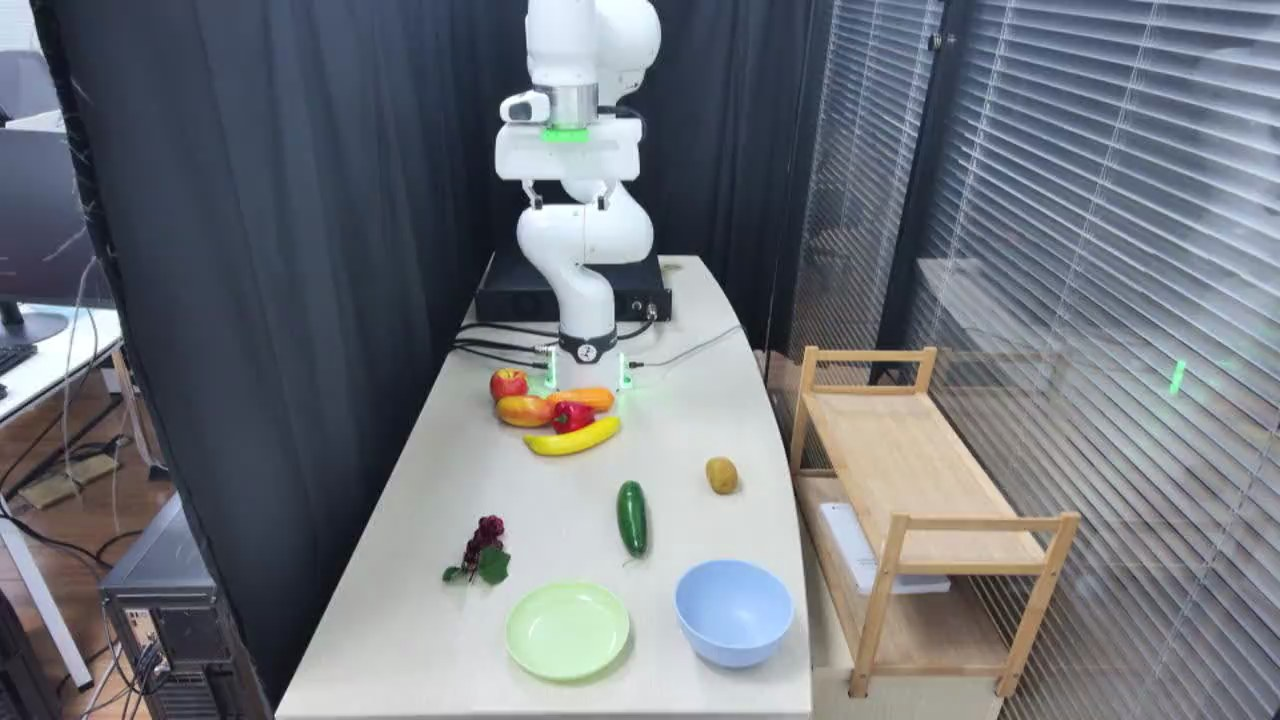
#> input picture site/TAVP/001_franka_collect_fruits_standard_success/frame.jpg, 1280 x 720 px, given in place of first_frame.png, which was not available
$ python input_quality.py ../../../site/TAVP/001_franka_collect_fruits_standard_success/frame.jpg ../../../site/TAVP/002_franka_fold_towel_standard_success/frame.jpg
#> lines starting #> are read from the running program, lines starting #| are printed output that depends on the picture; pictures that were not available may be replaced by others from this repository, and a replacement may not be noted
"""Pixel-quality metrics for every world-model input first frame in a Robotvideo-style tree.

Usage: input_quality.py <robotvideo_root> <out_csv>

One input per video folder (same rule as build_manifest.py): TAVP uses generation input/first_substep/
when present, Humanoid_Everyday uses third_person/generation input/, NVIDIA_GR1_100 uses generation input/.
`generated` marks the first 15 per dataset in natural sort order (the 45 already generated).

Metrics (luminance, 0-255):
  lap_var_native   variance of the Laplacian at native size (sharpness; resolution-dependent)
  lap_var_model    same after the cover-resize + center crop the generators received (what the model saw)
  bandwidth99      radius (fraction of Nyquist) holding 99% of non-DC spectral energy; low = soft/upsampled
  noise_sigma      Immerkaer fast noise estimate
  blockiness       mean |step| on 8-px grid lines / elsewhere; ~1.0 none, >1.15 visible blocking
  mean_luma, clip_hi_pct (>=250), clip_lo_pct (<=5), rms_contrast, colorfulness (Hasler-Suesstrunk)
  border_pct       share of rows+cols at the edges that are flat black (letterbox/pillarbox)
"""
import csv
import os
import re
import sys

import numpy as np
from PIL import Image
from scipy import ndimage

BUCKETS = [(16 / 9, (1280, 704)), (4 / 3, (960, 704)), (1.0, (832, 832)),
           (3 / 4, (704, 960)), (9 / 16, (704, 1280))]


def nat(s):
    return [int(t) if t.isdigit() else t for t in re.split(r"(\d+)", s)]


def inputs(root):
    out = []
    t = os.path.join(root, "TAVP")
    for n in sorted([x for x in os.listdir(t) if re.match(r"^\d{3}_", x)], key=nat):
        g = os.path.join(t, n, "generation input")
        b = os.path.join(g, "first_substep") if os.path.isdir(os.path.join(g, "first_substep")) else g
        out.append(("TAVP", n, os.path.join(b, "first_frame.png"), os.path.join(b, "prompt.txt")))
    t = os.path.join(root, "Humanoid_Everyday")
    for n in sorted([x for x in os.listdir(t) if "__" in x], key=nat):
        g = os.path.join(t, n, "third_person", "generation input")
        out.append(("Humanoid_Everyday", n, os.path.join(g, "first_frame.png"),
                    os.path.join(g, "actiongeneration_prompt.txt")))
    t = os.path.join(root, "NVIDIA_GR1_100")
    for n in sorted([x for x in os.listdir(t) if x.isdigit()], key=nat):
        g = os.path.join(t, n, "generation input")
        out.append(("NVIDIA_GR1_100", n, os.path.join(g, "first_frame.png"),
                    os.path.join(g, "actiongeneration_prompt.txt")))
    return out


def luma(rgb):
    return rgb[..., 0] * 0.299 + rgb[..., 1] * 0.587 + rgb[..., 2] * 0.114


def bucket(w, h):
    return min(BUCKETS, key=lambda b: abs(b[0] - w / h))[1]


def model_view(im, tw, th):
    s = max(tw / im.width, th / im.height)
    im = im.resize((round(im.width * s), round(im.height * s)), Image.LANCZOS)
    left, top = (im.width - tw) // 2, (im.height - th) // 2
    return im.crop((left, top, left + tw, top + th))


def bandwidth99(y):
    f = np.abs(np.fft.fftshift(np.fft.fft2(y - y.mean()))) ** 2
    h, w = y.shape
    yy, xx = np.mgrid[-(h // 2):h - h // 2, -(w // 2):w - w // 2]
    r = np.sqrt((yy / (h / 2)) ** 2 + (xx / (w / 2)) ** 2)
    r, f = r.ravel(), f.ravel()
    keep = r > 0
    order = np.argsort(r[keep])
    c = np.cumsum(f[keep][order])
    return float(r[keep][order][np.searchsorted(c, 0.99 * c[-1])])


def noise_sigma(y):
    k = np.array([[1, -2, 1], [-2, 4, -2], [1, -2, 1]], float)
    h, w = y.shape
    return float(np.sqrt(np.pi / 2) * np.abs(ndimage.convolve(y, k))[1:-1, 1:-1].sum() / (6 * (w - 2) * (h - 2)))


def blockiness(y):
    dx = np.abs(np.diff(y, axis=1)).mean(axis=0)
    dy = np.abs(np.diff(y, axis=0)).mean(axis=1)
    def ratio(d):
        idx = np.arange(d.size)
        on = d[(idx % 8) == 7]
        off = d[(idx % 8) != 7]
        return on.mean() / max(off.mean(), 1e-6)
    return float((ratio(dx) + ratio(dy)) / 2)


def border_pct(y):
    def run(lines):
        n = 0
        for line in lines:
            if line.mean() < 8 and line.std() < 3:
                n += 1
            else:
                break
        return n
    h, w = y.shape
    rows = run(y) + run(y[::-1])
    cols = run(y.T) + run(y.T[::-1])
    return 100.0 * (rows + cols) / (h + w)


def colorfulness(rgb):
    rg = rgb[..., 0] - rgb[..., 1]
    yb = 0.5 * (rgb[..., 0] + rgb[..., 1]) - rgb[..., 2]
    return float(np.hypot(rg.std(), yb.std()) + 0.3 * np.hypot(rg.mean(), yb.mean()))


def main(root, out_csv):
    rows = []
    seen = {}
    for ds, name, frame, prompt in inputs(root):
        seen[ds] = seen.get(ds, 0) + 1
        im = Image.open(frame).convert("RGB")
#> im is the input picture: PIL image 1280x720 RGB; mean R, G, B 114, 118, 124.7
        rgb = np.asarray(im, float)
        y = luma(rgb)
        tw, th = bucket(im.width, im.height)
#> tw = 1280; th = 704
        up = max(tw / im.width, th / im.height)
#> up = 1
        ym = luma(np.asarray(model_view(im, tw, th), float))
#> in model_view, `return im.crop((left, top, left + tw, top + th))`:
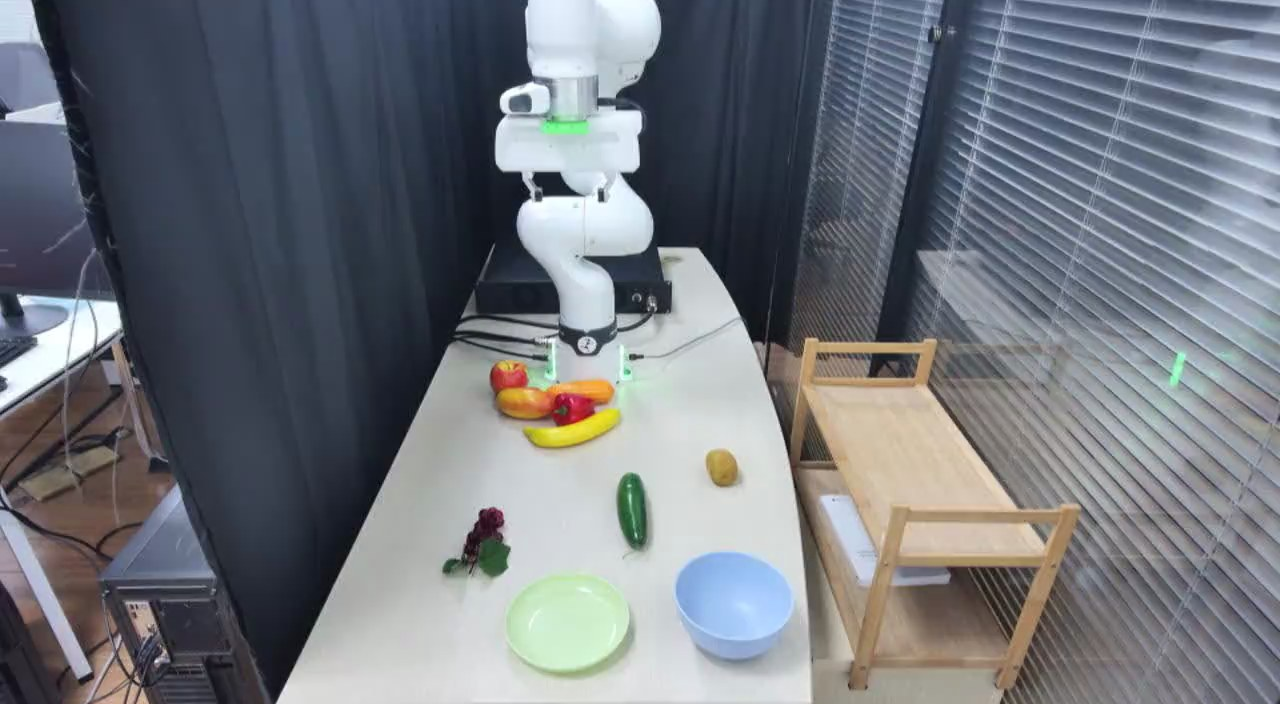
#> returned value: PIL image 1280x704 RGB; mean R, G, B 114, 118, 124.7
#> in luma (call 2), `return rgb[..., 0] * 0.299 + rgb[..., 1] * 0.587 + rgb[..., 2] * 0.114`:
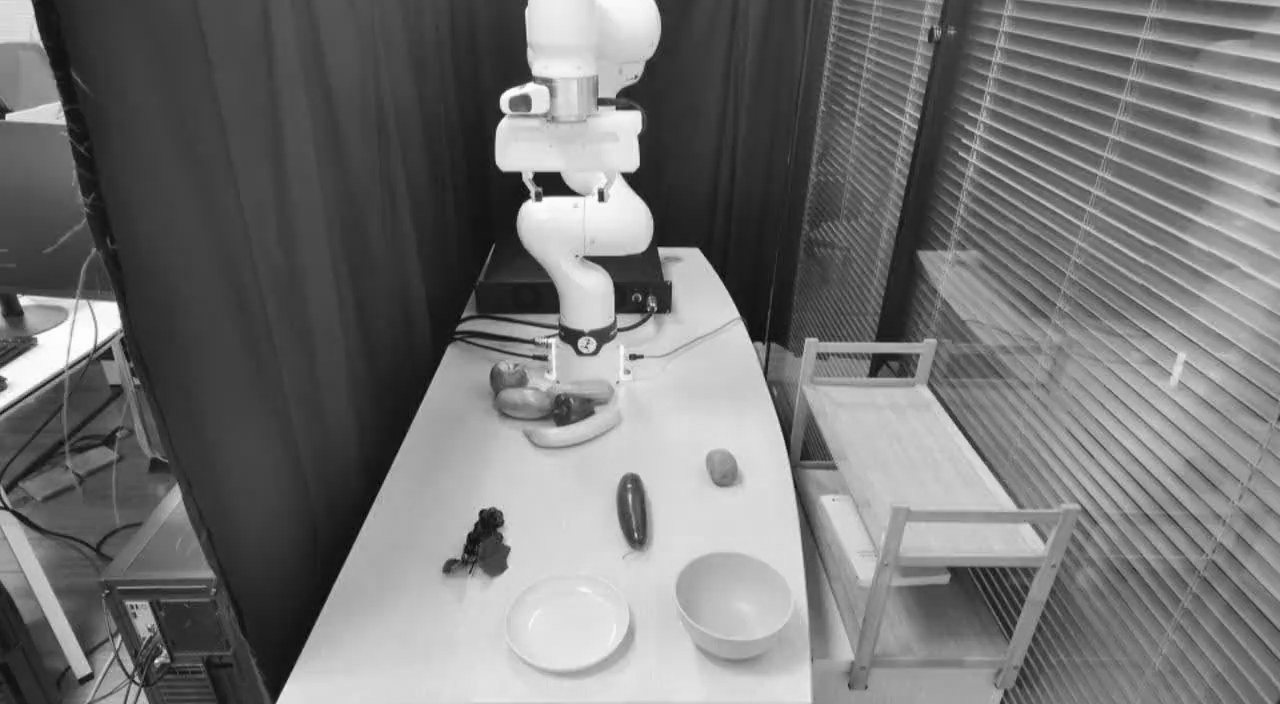
#> returned value: shape (704, 1280) float64; min 0.798, max 254.1, mean 117.5
        rows.append(dict(
            dataset=ds, name=name, index=seen[ds], generated=seen[ds] <= 15,
            width=im.width, height=im.height, megapixels=round(im.width * im.height / 1e6, 3),
            bucket=f"{tw}x{th}", upscale=round(up, 3),
            lap_var_native=round(float(ndimage.laplace(y).var()), 1),
            lap_var_model=round(float(ndimage.laplace(ym).var()), 1),
            bandwidth99=round(bandwidth99(y), 3), noise_sigma=round(noise_sigma(y), 2),
            blockiness=round(blockiness(y), 3), mean_luma=round(float(y.mean()), 1),
            clip_hi_pct=round(100 * float((y >= 250).mean()), 2), clip_lo_pct=round(100 * float((y <= 5).mean()), 2),
            rms_contrast=round(float(y.std() / 255), 3), colorfulness=round(colorfulness(rgb), 1),
            border_pct=round(border_pct(y), 2), prompt_chars=len(open(prompt).read().strip()),
            frame=os.path.relpath(frame, root)))
#> in noise_sigma, `k = np.array([[1, -2, 1], [-2, 4, -2], [1, -2, 1]], float)`: k = [[1, -2, 1], [-2, 4, -2], [1, -2, 1]]
#> in blockiness, `dx = np.abs(np.diff(y, axis=1)).mean(axis=0)`: dx = 1279 values, max 8.45 at index 527, min 0.39 at index 246, mean 3.23
#> in blockiness, `dy = np.abs(np.diff(y, axis=0)).mean(axis=1)`: dy = 719 values, max 9.99 at index 349, min 1.65 at index 702, mean 3.44
#> in ratio, `on = d[(idx % 8) == 7]`: on = 159 values, max 8.45 at index 65, min 0.808 at index 30, mean 4.09
#> in ratio, `off = d[(idx % 8) != 7]`: off = 1120 values, max 7.37 at index 460, min 0.39 at index 216, mean 3.11
#> in colorfulness, `rg = rgb[..., 0] - rgb[..., 1]`:
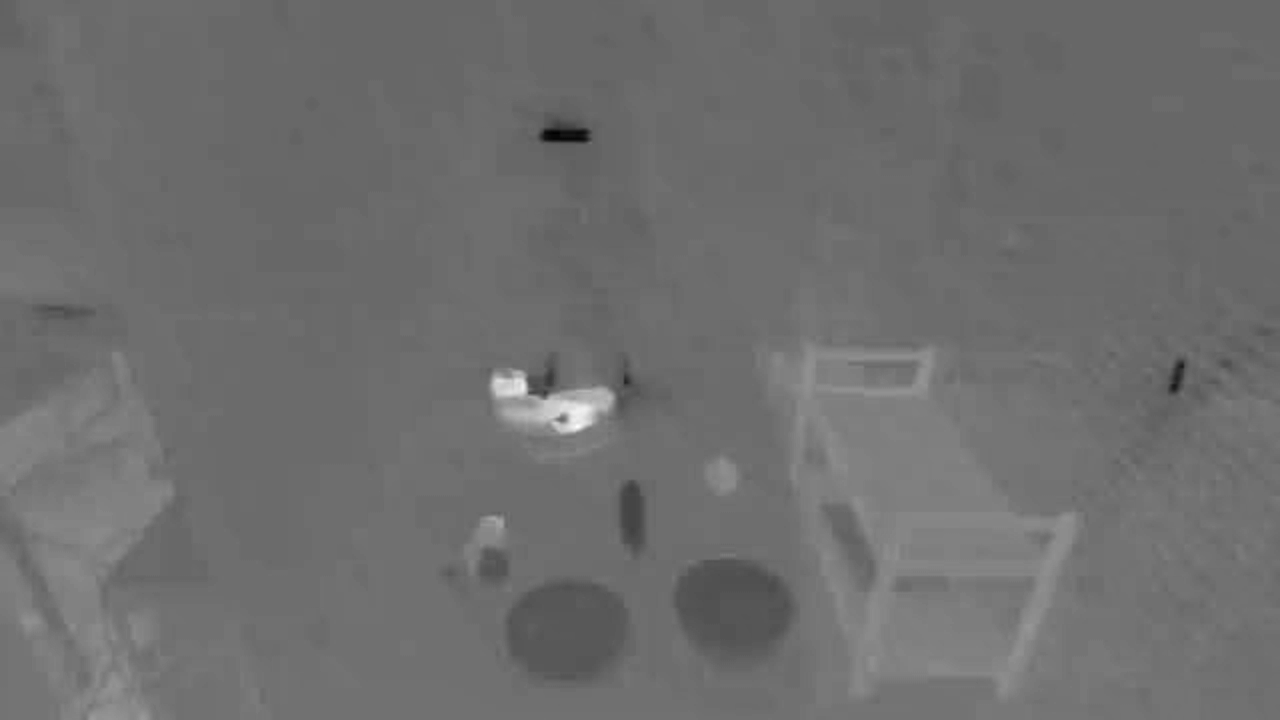
#> rg: shape (720, 1280) float64; min -140, max 174, mean -4; drawn with min black and max white
#> in colorfulness, `yb = 0.5 * (rgb[..., 0] + rgb[..., 1]) - rgb[..., 2]`:
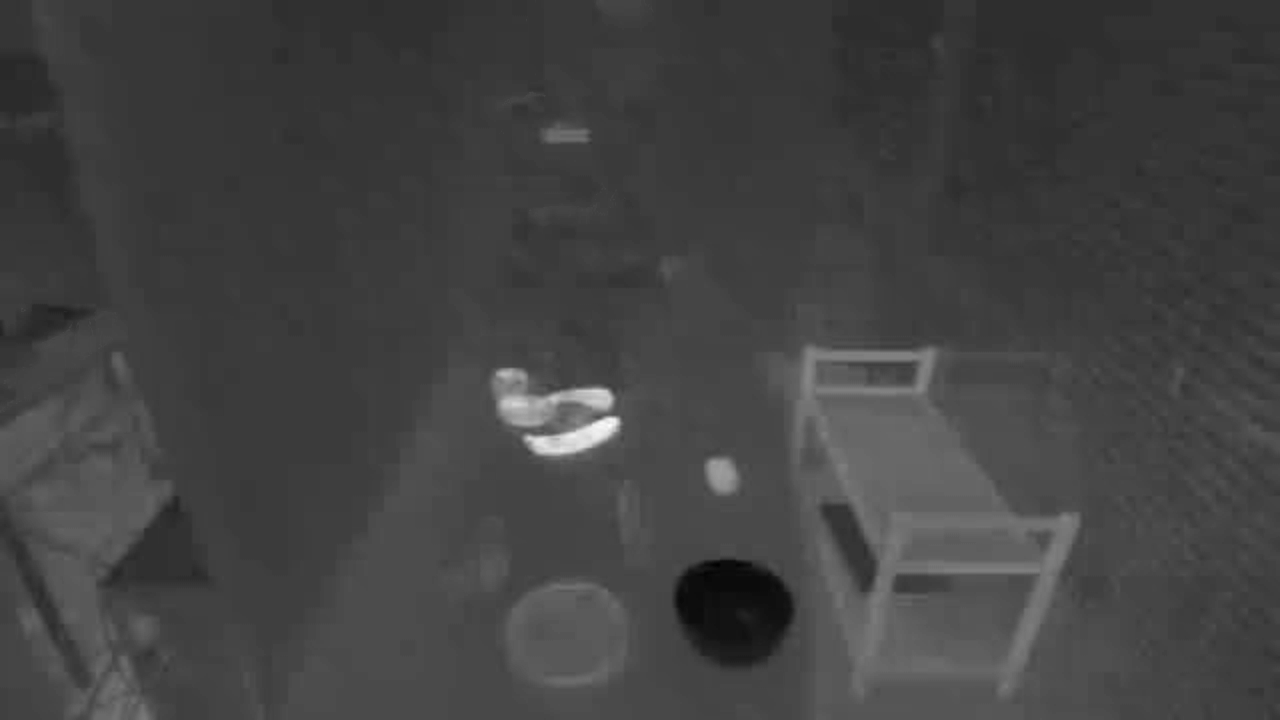
#> yb: shape (720, 1280) float64; min -85.5, max 207, mean -8.8; drawn with min black and max white
#> in border_pct, `h, w = y.shape`: h = 720; w = 1280
#> the loop in run, `for line in lines:` made 1 pass
#> after the loop in run, `for line in lines:`: n = 0
#> the loop in run (call 2), `for line in lines:` made 1 pass
    with open(out_csv, "w", newline="") as fh:
        w = csv.DictWriter(fh, fieldnames=list(rows[0]))
        w.writeheader()
        w.writerows(rows)
    print(len(rows), "inputs ->", out_csv)


if __name__ == "__main__":
#> (the run stopped early here; a loop or call above may not have finished)
